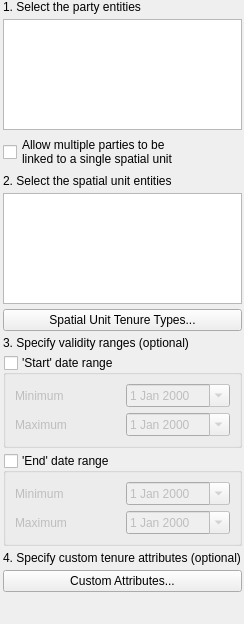
      <widget class="QWidget" name="scrollAreaWidgetContents_2">
       <property name="geometry">
        <rect>
         <x>0</x>
         <y>0</y>
         <width>244</width>
         <height>624</height>
        </rect>
       </property>
       <layout class="QVBoxLayout" name="verticalLayout_5">
        <property name="spacing">
         <number>5</number>
        </property>
        <property name="leftMargin">
         <number>3</number>
        </property>
        <property name="topMargin">
         <number>0</number>
        </property>
        <property name="rightMargin">
         <number>2</number>
        </property>
        <property name="bottomMargin">
         <number>1</number>
        </property>
        <item>
         <widget class="QLabel" name="label_5">
          <property name="minimumSize">
           <size>
            <width>0</width>
            <height>0</height>
           </size>
          </property>
          <property name="maximumSize">
           <size>
            <width>300</width>
            <height>16777215</height>
           </size>
          </property>
          <property name="text">
           <string>1. Select the party entities</string>
          </property>
          <property name="alignment">
           <set>Qt::AlignLeading|Qt::AlignLeft|Qt::AlignVCenter</set>
          </property>
          <property name="wordWrap">
           <bool>true</bool>
          </property>
         </widget>
        </item>
        <item>
         <widget class="STRPartyListView" name="lst_parties">
          <property name="maximumSize">
           <size>
            <width>16777215</width>
            <height>120</height>
           </size>
          </property>
         </widget>
        </item>
        <item>
         <widget class="QCheckBox" name="cbMultiParty">
          <property name="sizePolicy">
           <sizepolicy hsizetype="Expanding" vsizetype="Fixed">
            <horstretch>1</horstretch>
            <verstretch>0</verstretch>
           </sizepolicy>
          </property>
          <property name="text">
           <string>Allow multiple parties to be 
linked to a single spatial unit</string>
          </property>
         </widget>
        </item>
        <item>
         <widget class="QLabel" name="label_6">
          <property name="sizePolicy">
           <sizepolicy hsizetype="Expanding" vsizetype="Preferred">
            <horstretch>0</horstretch>
            <verstretch>0</verstretch>
           </sizepolicy>
          </property>
          <property name="minimumSize">
           <size>
            <width>0</width>
            <height>0</height>
           </size>
          </property>
          <property name="maximumSize">
           <size>
            <width>300</width>
            <height>16777215</height>
           </size>
          </property>
          <property name="text">
           <string>2. Select the spatial unit entities</string>
          </property>
         </widget>
        </item>
        <item>
         <widget class="STRSpatialUnitListView" name="lst_spatial_units">
          <property name="maximumSize">
           <size>
            <width>16777215</width>
            <height>120</height>
           </size>
          </property>
         </widget>
        </item>
        <item>
         <widget class="QPushButton" name="btn_sp_units_tenure">
          <property name="text">
           <string>Spatial Unit Tenure Types...</string>
          </property>
          <property name="icon">
           <iconset resource="../../resources.qrc">
            <normaloff>:/plugins/stdm/images/icons/social_tenure.png</normaloff>:/plugins/stdm/images/icons/social_tenure.png</iconset>
          </property>
         </widget>
        </item>
        <item>
         <widget class="QLabel" name="label_7">
          <property name="text">
           <string>3. Specify validity ranges (optional)</string>
          </property>
         </widget>
        </item>
        <item>
         <widget class="QgsCollapsibleGroupBox" name="gb_start_dates">
          <property name="sizePolicy">
           <sizepolicy hsizetype="Expanding" vsizetype="Preferred">
            <horstretch>0</horstretch>
            <verstretch>0</verstretch>
           </sizepolicy>
          </property>
          <property name="title">
           <string>'Start' date range</string>
          </property>
          <property name="checkable">
           <bool>true</bool>
          </property>
          <property name="checked">
           <bool>false</bool>
          </property>
          <layout class="QGridLayout" name="gridLayout_4">
           <item row="0" column="0">
            <widget class="QLabel" name="label_8">
             <property name="text">
              <string>Minimum</string>
             </property>
            </widget>
           </item>
           <item row="0" column="1">
            <widget class="QDateEdit" name="dt_start_minimum">
             <property name="calendarPopup">
              <bool>true</bool>
             </property>
            </widget>
           </item>
           <item row="1" column="0">
            <widget class="QLabel" name="label_9">
             <property name="text">
              <string>Maximum</string>
             </property>
            </widget>
           </item>
           <item row="1" column="1">
            <widget class="QDateEdit" name="dt_start_maximum">
             <property name="calendarPopup">
              <bool>true</bool>
             </property>
            </widget>
           </item>
          </layout>
         </widget>
        </item>
        <item>
         <widget class="QgsCollapsibleGroupBox" name="gb_end_dates">
          <property name="title">
           <string>'End' date range</string>
          </property>
          <property name="checkable">
           <bool>true</bool>
          </property>
          <property name="checked">
           <bool>false</bool>
          </property>
          <layout class="QGridLayout" name="gridLayout_5">
           <item row="0" column="0">
            <widget class="QLabel" name="label_10">
             <property name="text">
              <string>Minimum</string>
             </property>
            </widget>
           </item>
           <item row="0" column="1">
            <widget class="QDateEdit" name="dt_end_minimum">
             <property name="calendarPopup">
              <bool>true</bool>
             </property>
            </widget>
           </item>
           <item row="1" column="0">
            <widget class="QLabel" name="label_11">
             <property name="text">
              <string>Maximum</string>
             </property>
            </widget>
           </item>
           <item row="1" column="1">
            <widget class="QDateEdit" name="dt_end_maximum">
             <property name="calendarPopup">
              <bool>true</bool>
             </property>
            </widget>
           </item>
          </layout>
         </widget>
        </item>
        <item>
         <widget class="QLabel" name="label_12">
          <property name="text">
           <string>4. Specify custom tenure attributes (optional)</string>
          </property>
         </widget>
        </item>
        <item>
         <widget class="QPushButton" name="btn_custom_attrs">
          <property name="text">
           <string>Custom Attributes...</string>
          </property>
          <property name="icon">
           <iconset resource="../../resources.qrc">
            <normaloff>:/plugins/stdm/images/icons/column.png</normaloff>:/plugins/stdm/images/icons/column.png</iconset>
          </property>
         </widget>
        </item>
        <item>
         <spacer name="verticalSpacer">
          <property name="orientation">
           <enum>Qt::Vertical</enum>
          </property>
          <property name="sizeHint" stdset="0">
           <size>
            <width>20</width>
            <height>40</height>
           </size>
          </property>
         </spacer>
        </item>
       </layout>
      </widget>
